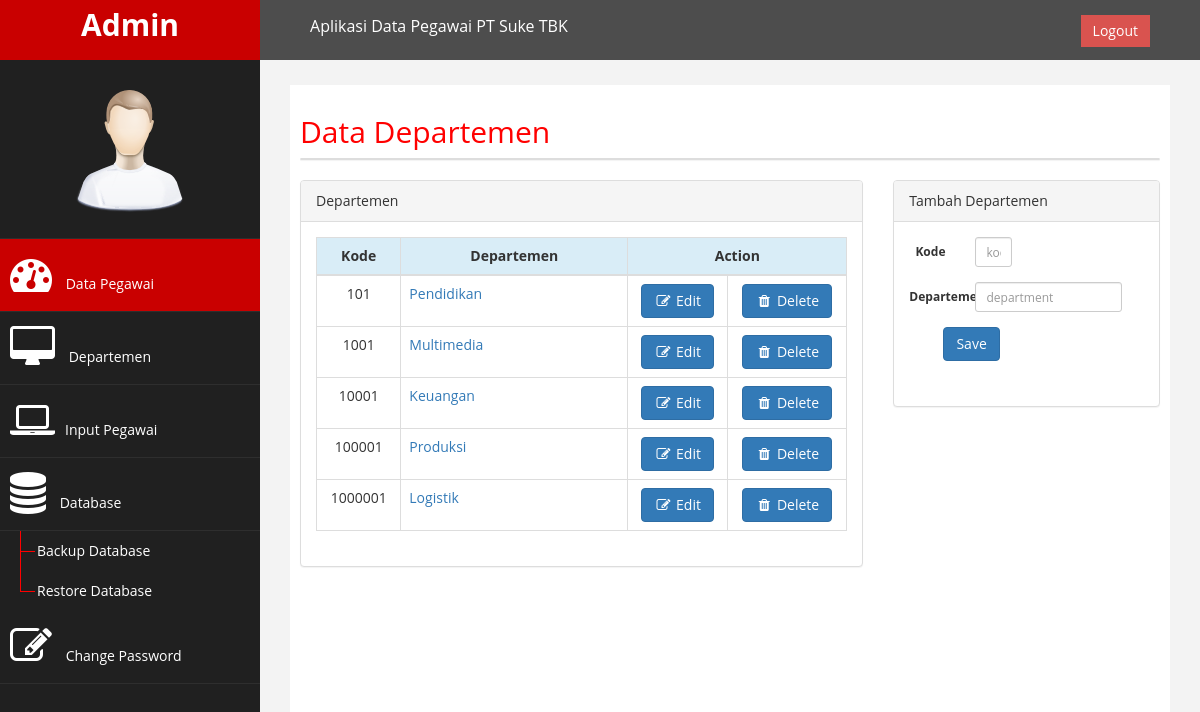
/menu/department.php, run on the app's committed database.
### tables this page shows
CREATE TABLE IF NOT EXISTS `departemen` (
  `kode` int(15) NOT NULL,
  `departemen` varchar(50) NOT NULL,
  PRIMARY KEY (`kode`)
);

### menu/department.php (the view, shortened to what this page needs)
<?php require_once('../Connections/koneksi.php'); ?>
<?php
$editFormAction = $_SERVER['PHP_SELF'];
if (isset($_SERVER['QUERY_STRING'])) {
  $editFormAction .= "?" . htmlentities($_SERVER['QUERY_STRING']);
}
$query_department = "SELECT * FROM departemen";
$department = mysql_query($query_department, $koneksi) or die(mysql_error());
$row_department = mysql_fetch_assoc($department);
?>
<!DOCTYPE html PUBLIC "-//W3C//DTD XHTML 1.0 Transitional//EN" "http://www.w3.org/TR/xhtml1/DTD/xhtml1-transitional.dtd">
<html xmlns="http://www.w3.org/1999/xhtml">
<head>
    <link rel="stylesheet" href="../Bootstrap/jQuery Datetimepicker/css/bootstrap-datetimepicker.min.css" >
    <link href="../Bootstrap/css/bootstrap.css" rel="stylesheet" />
    <link href="../Bootstrap/css/font-awesome.css" rel="stylesheet" />
    <link href="../Bootstrap/js/morris/morris-0.4.3.min.css" rel="stylesheet" />
    <link href="../Bootstrap/css/custom.css" rel="stylesheet" />
<title>PT Suke Tbk | Department</title></head>
<body>
<div id="wrapper">
<nav class="navbar navbar-default navbar-cls-top " role="navigation" style="margin-bottom: 0">
            <div class="navbar-header">
                <a class="navbar-brand">Admin</a>
            </div>
            <div style="color: white;
            padding: 15px 50px 5px 50px;
float: left;
font-size: 16px;">Aplikasi Data Pegawai PT Suke TBK</div>
  <div style="color: white;
padding: 15px 50px 5px 50px;
float: right;
font-size: 16px;"><a href="../index.php" class="btn btn-danger square-btn-adjust">Logout</a> </div>
</nav>
                <nav class="navbar-default navbar-side" role="navigation">
            <div class="sidebar-collapse">
                <ul class="nav" id="main-menu">
				<li class="text-center">
                  <img src="../Bootstrap/img/find_user.png" class="user-image img-responsive"/>
</li>
                    <li>
                        <a class="active-menu"  href="../dashboard.php"><i class="fa fa-dashboard fa-3x"></i> Data Pegawai</a>
                    </li>
                     <li>
                        <a  href="department.php"><i class="fa fa-desktop fa-3x"></i> Departemen</a>
                    </li>
                    <li>
                      <a  href="add_employee.php"><i class="fa fa-laptop fa-3x"></i>Input Pegawai</a>
                    </li>
						   <li  >
                        <a><i class="fa fa-database fa-3x"></i> Database</a>
               	</li>
                    <ul class="nav nav-second-level">
                      <li>
                                <a href="backup_database.php">Backup Database</a>
                      </li>
                      <li>
                                <a href="restore_database.php">Restore Database</a>
                      </li>
</ul>
                      <li  >
                        <a  href="change_password.php"><i class="fa fa-edit fa-3x"></i> Change Password</a>
                    </li>
            </div>
        </nav>
        <div id="page-wrapper" >
          <div id="page-inner">
                <div class="row">
                    <div class="col-md-12">
                     <h2>Data Departemen</h2>
                    </div>
                </div>
                    <div class="row">
                <div class="col-md-12">
                    <div class="panel panel-default">
                    </div>
                </div>
            </div>
            <div class="row">
                <div class="col-md-8">
                    <div class="panel panel-default">
                        <div class="panel-heading">
                            Departemen
                        </div>
                        <div class="panel-body">
                            <div class="table-responsive">
                                <table class="table table-bordered table-hover" class="table-responsive">
             <thead>
  <tr>
                 <td class="info" width="5%"><div align="center"><strong>Kode</strong></div></td>
                 <td class="info" width="30%"><div align="center"><strong>Departemen</strong></div></td>
                 <td colspan="2" class="info" width="10%"><div align="center"><strong>Action</strong></div></td>
               </tr>
               </thead>
               <?php do { ?>
                 <tr>
                 <td><div align="center"><?php echo $row_department['kode']; ?></div></td>
                 <td width="15%"><div><a href="department_detail.php?departemen=<?php echo $row_department['departemen']; ?>"><?php echo $row_department['departemen']; ?></div></td>
                 <td><center><a href="edit_department.php?kode=<?php echo $row_department['kode']; ?>" type="button" class="btn btn-primary"><i class="fa fa-fw fa-edit"></i> Edit</a></center></td>
                 <td><center><a href="delete_department.php?kode=<?php echo $row_department['kode'] ?>" onclick="return confirm('Are you sure to delete?')" type="button" class="btn btn-primary"><i class="fa fa-fw fa-trash"></i> Delete</a></center></td>
               </tr>
               <?php } while ($row_department = mysql_fetch_assoc($department)); ?>
             </table>
                            </div>
                        </div>
                    </div>
                </div>
              <div class="col-md-4">
                <div class="panel panel-default">
                        <div class="panel-heading">
                           Tambah Departemen
                        </div>
                        <div class="panel-body">
                            <form action="<?php echo $editFormAction; ?>" class="form-horizontal" method="post" name="form1" id="form1" enctype="multipart/form-data">
                  <div class="form-group form-group-sm">
   <label class="col-sm-3 control-label" >Kode</label>
   <div class="col-sm-3">
     <input type="text" name="kode" class="form-control" id="kode" placeholder="kode" value="" required="required"></div></div>
                  <div class="form-group form-group-sm">
   <label class="col-sm-3 control-label" >Departemen</label>
   <div class="col-sm-8">
     <input type="text" name="departemen" class="form-control" id="departemen" placeholder="department" value="" required="required"></div></div>
     <div class="form-group form-group-sm">
           <div class="form-group form-group-sm">
    <label class="col-sm-2 control-label" ></label>
    <div class="col-sm-10">
             <td><input name="submit" type="submit" class="btn btn-primary" value="Save" /></td>
    </form>
    </div>
                        </div>
                  </div>
            </div>
        </div>
</body>
</html>

### data on the page
departemen: kode "101", departemen "Pendidikan"
departemen: kode "1001", departemen "Multimedia"
departemen: kode "10001", departemen "Keuangan"
departemen: kode "100001", departemen "Produksi"
departemen: kode "1000001", departemen "Logistik"
